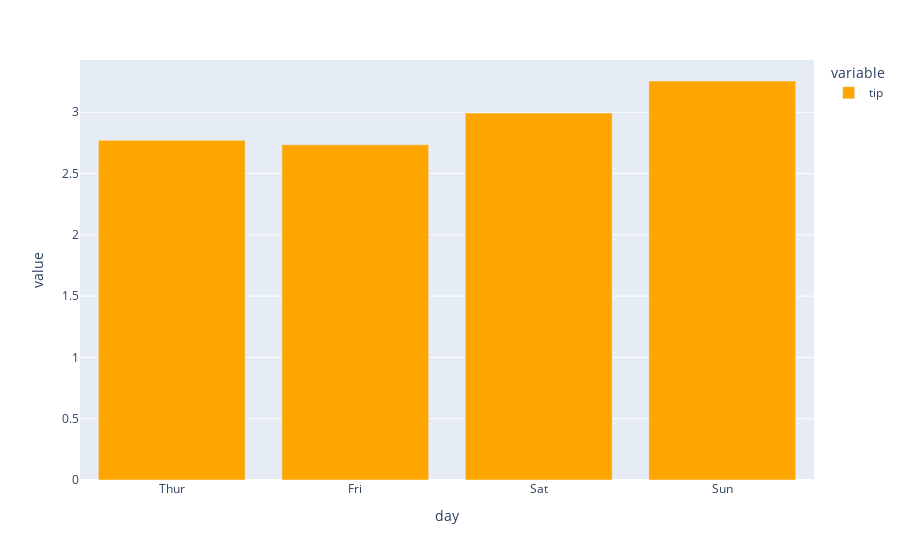

Notebook code for this chart:
### Code cell
fig = px.bar(tips.groupby('day')['tip'].mean() , color_discrete_sequence=['orange'])
fig.show()

### Figure 1 — Plotly figure (JSON) as saved in the notebook; plotly's stock layout.template omitted (floating-point values rounded to 4 significant figures)
{"data": [{"hovertemplate": "variable=tip<br>day=%{x}<br>value=%{y}<extra></extra>", "legendgroup": "tip", "marker": {"color": "orange", "pattern": {"shape": ""}}, "name": "tip", "orientation": "v", "showlegend": true, "textposition": "auto", "type": "bar", "x": ["Thur", "Fri", "Sat", "Sun"], "xaxis": "x", "y": [2.771, 2.735, 2.993, 3.255], "yaxis": "y"}], "layout": {"barmode": "relative", "legend": {"title": {"text": "variable"}, "tracegroupgap": 0}, "margin": {"t": 60}, "xaxis": {"anchor": "y", "domain": [0, 1], "title": {"text": "day"}}, "yaxis": {"anchor": "x", "domain": [0, 1], "title": {"text": "value"}}}}
